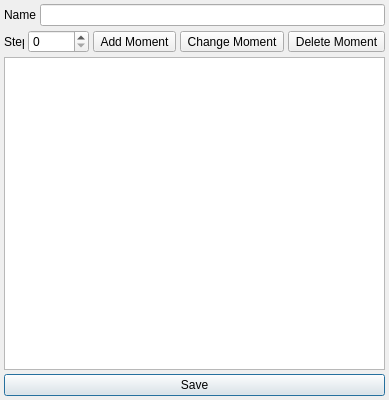
<?xml version="1.0" encoding="UTF-8"?>
<ui version="4.0">
 <class>TimelineEditor</class>
 <widget class="QWidget" name="TimelineEditor">
  <property name="geometry">
   <rect>
    <x>0</x>
    <y>0</y>
    <width>256</width>
    <height>400</height>
   </rect>
  </property>
  <property name="sizePolicy">
   <sizepolicy hsizetype="Minimum" vsizetype="Preferred">
    <horstretch>0</horstretch>
    <verstretch>0</verstretch>
   </sizepolicy>
  </property>
  <property name="windowTitle">
   <string>Timeline</string>
  </property>
  <property name="windowIcon">
   <iconset resource="../images.qrc">
    <normaloff>:/resources/timeline.png</normaloff>:/resources/timeline.png</iconset>
  </property>
  <property name="layoutDirection">
   <enum>Qt::LeftToRight</enum>
  </property>
  <layout class="QVBoxLayout" name="verticalLayout">
   <property name="spacing">
    <number>4</number>
   </property>
   <property name="leftMargin">
    <number>4</number>
   </property>
   <property name="topMargin">
    <number>4</number>
   </property>
   <property name="rightMargin">
    <number>4</number>
   </property>
   <property name="bottomMargin">
    <number>4</number>
   </property>
   <item>
    <layout class="QGridLayout" name="propertiesLayout" columnstretch="0,0">
     <property name="spacing">
      <number>4</number>
     </property>
     <item row="0" column="1">
      <widget class="QLineEdit" name="nameEdit">
       <property name="text">
        <string/>
       </property>
      </widget>
     </item>
     <item row="0" column="0">
      <widget class="QLabel" name="nameLabel">
       <property name="layoutDirection">
        <enum>Qt::LeftToRight</enum>
       </property>
       <property name="text">
        <string>Name</string>
       </property>
       <property name="alignment">
        <set>Qt::AlignRight|Qt::AlignTrailing|Qt::AlignVCenter</set>
       </property>
      </widget>
     </item>
    </layout>
   </item>
   <item>
    <layout class="QHBoxLayout" name="horizontalLayout">
     <item>
      <widget class="QLabel" name="label">
       <property name="sizePolicy">
        <sizepolicy hsizetype="Minimum" vsizetype="Preferred">
         <horstretch>0</horstretch>
         <verstretch>0</verstretch>
        </sizepolicy>
       </property>
       <property name="minimumSize">
        <size>
         <width>20</width>
         <height>0</height>
        </size>
       </property>
       <property name="maximumSize">
        <size>
         <width>30</width>
         <height>16777215</height>
        </size>
       </property>
       <property name="text">
        <string>Step</string>
       </property>
      </widget>
     </item>
     <item>
      <widget class="QSpinBox" name="stepBox">
       <property name="minimumSize">
        <size>
         <width>0</width>
         <height>0</height>
        </size>
       </property>
       <property name="baseSize">
        <size>
         <width>0</width>
         <height>0</height>
        </size>
       </property>
       <property name="maximum">
        <number>99999</number>
       </property>
      </widget>
     </item>
     <item>
      <widget class="QToolButton" name="addMomentButton">
       <property name="toolTip">
        <string>Add Moment</string>
       </property>
       <property name="text">
        <string>Add Moment</string>
       </property>
       <property name="icon">
        <iconset resource="../images.qrc">
         <normaloff>:/actions/add.png</normaloff>:/actions/add.png</iconset>
       </property>
      </widget>
     </item>
     <item>
      <widget class="QToolButton" name="changeMomentButton">
       <property name="toolTip">
        <string>Change Moment</string>
       </property>
       <property name="text">
        <string>Change Moment</string>
       </property>
       <property name="icon">
        <iconset resource="../images.qrc">
         <normaloff>:/events/event.png</normaloff>:/events/event.png</iconset>
       </property>
      </widget>
     </item>
     <item>
      <spacer name="horizontalSpacer">
       <property name="orientation">
        <enum>Qt::Horizontal</enum>
       </property>
       <property name="sizeHint" stdset="0">
        <size>
         <width>40</width>
         <height>20</height>
        </size>
       </property>
      </spacer>
     </item>
     <item>
      <widget class="QToolButton" name="deleteMomentButton">
       <property name="toolTip">
        <string>Delete Moment</string>
       </property>
       <property name="text">
        <string>Delete Moment</string>
       </property>
       <property name="icon">
        <iconset resource="../images.qrc">
         <normaloff>:/actions/delete.png</normaloff>:/actions/delete.png</iconset>
       </property>
       <property name="checkable">
        <bool>false</bool>
       </property>
       <property name="toolButtonStyle">
        <enum>Qt::ToolButtonIconOnly</enum>
       </property>
       <property name="arrowType">
        <enum>Qt::NoArrow</enum>
       </property>
      </widget>
     </item>
    </layout>
   </item>
   <item>
    <widget class="QListView" name="momentsList">
     <property name="minimumSize">
      <size>
       <width>0</width>
       <height>0</height>
      </size>
     </property>
     <property name="acceptDrops">
      <bool>true</bool>
     </property>
     <property name="sizeAdjustPolicy">
      <enum>QAbstractScrollArea::AdjustIgnored</enum>
     </property>
     <property name="editTriggers">
      <set>QAbstractItemView::NoEditTriggers</set>
     </property>
     <property name="dragEnabled">
      <bool>true</bool>
     </property>
     <property name="dragDropMode">
      <enum>QAbstractItemView::InternalMove</enum>
     </property>
     <property name="defaultDropAction">
      <enum>Qt::MoveAction</enum>
     </property>
    </widget>
   </item>
   <item>
    <widget class="QPushButton" name="saveButton">
     <property name="text">
      <string>Save</string>
     </property>
     <property name="icon">
      <iconset resource="../images.qrc">
       <normaloff>:/actions/accept.png</normaloff>:/actions/accept.png</iconset>
     </property>
     <property name="default">
      <bool>true</bool>
     </property>
    </widget>
   </item>
  </layout>
 </widget>
 <resources>
  <include location="../images.qrc"/>
 </resources>
 <connections/>
</ui>
